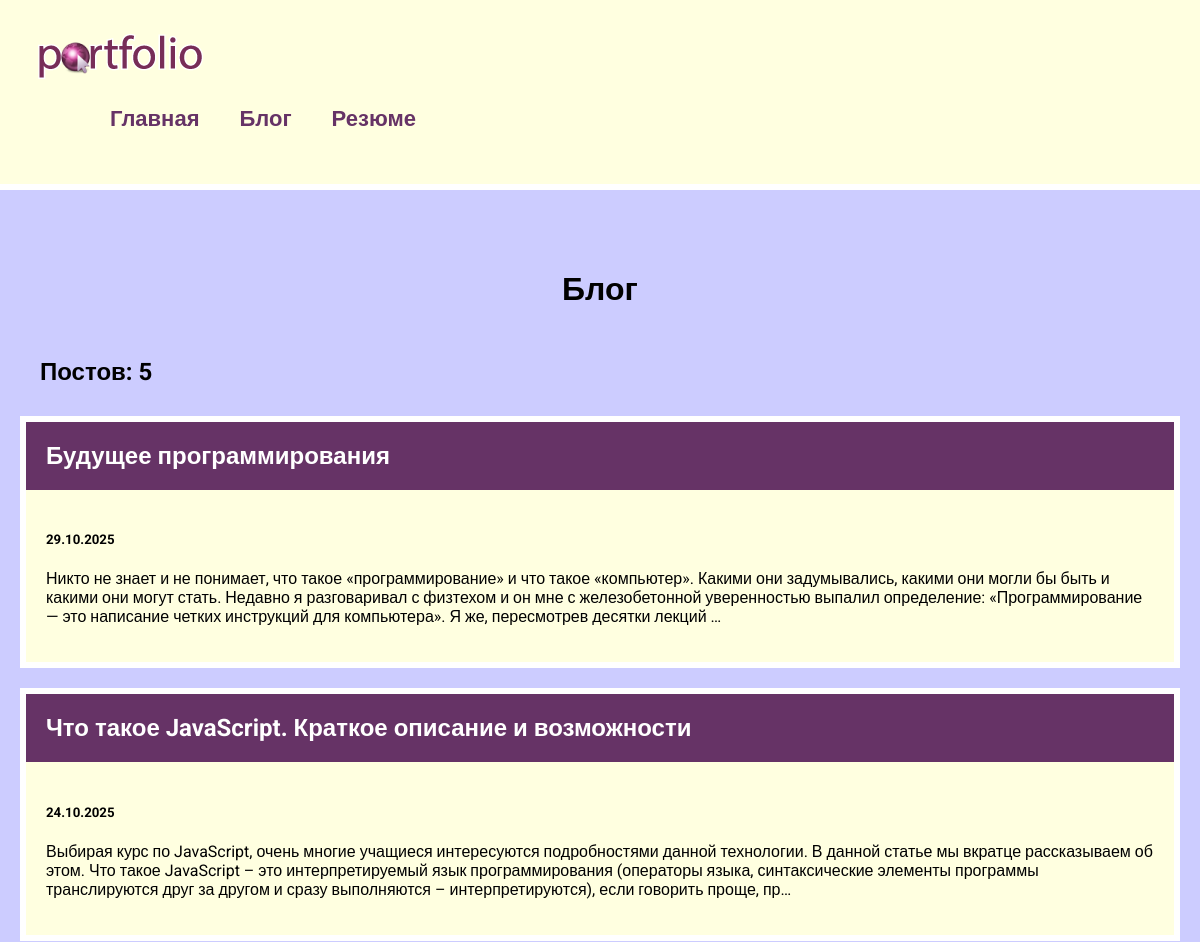
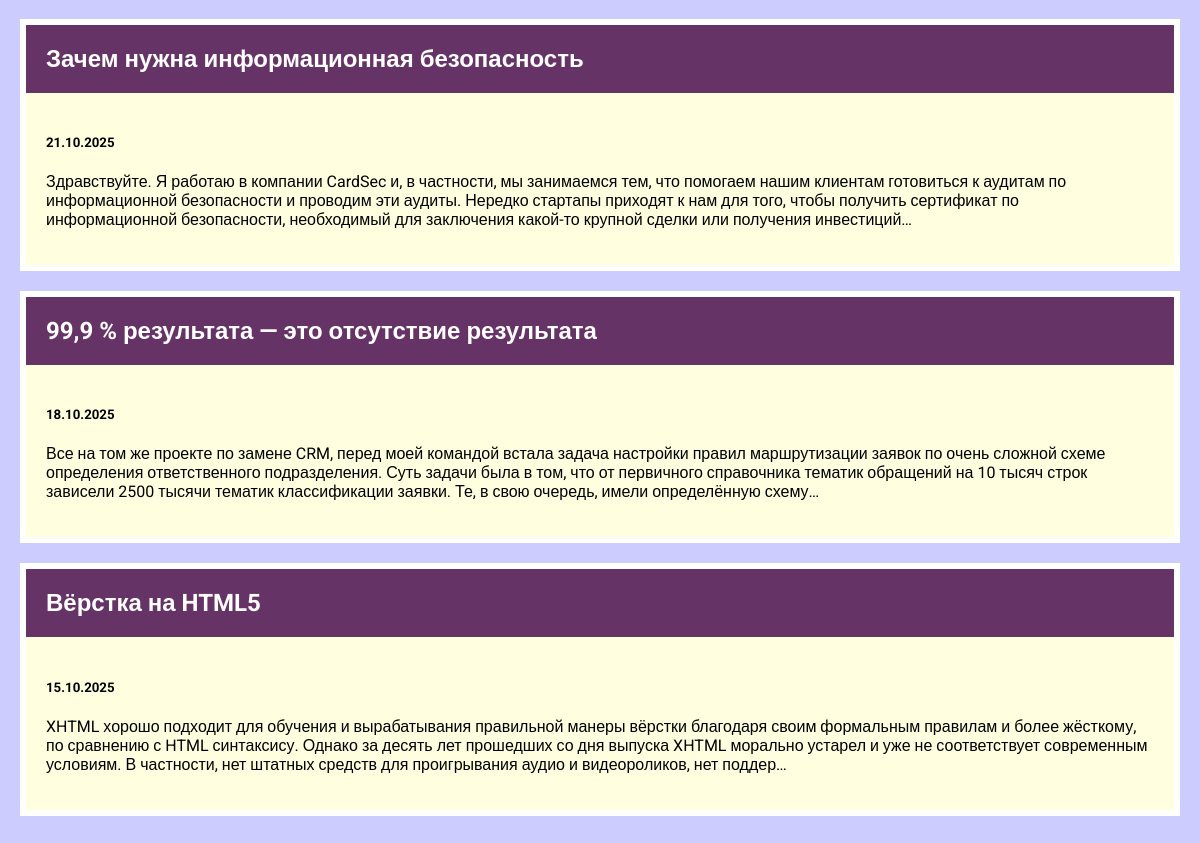
Screenshot of /blog/ with the database file from the repository (2 pictures, top to bottom).
### blog/models.py (models this page shows, shortened)
class Blog(models.Model):
    title = models.CharField(max_length=200)
    description = models.TextField()
    date = models.DateField()

### blog/views.py (the view)
# urls.py: path('', views.blogs, name='blogs'),
def blogs(request):
    blogs = Blog.objects.order_by('-date')
    return render(request, 'blog/blogs.html', {'blogs': blogs})

### blog/templates/blog/blogs.html
{% extends 'skills/base.html' %}
{% block content %}
<h1>Блог</h1>
<h2 class="count">Постов: {{ blogs.count }}</h2>
{% for blog in blogs %}
<div class="element">
    <h2 class="top"><a href="{% url 'detail' blog.id %}">{{ blog.title }}</a></h2>
    <div class="blog_text">
        <h5>{{ blog.date|date:'d.m.Y' }}</h5>
        <p>{{ blog.description|striptags|truncatechars:360 }}</p>
    </div>
</div>
{% endfor %}
{% endblock %}

### skills/static/css/style.css (style rules this page uses)
body { font-family: "Roboto", sans-serif; padding: 0; margin: 0; background: #CCCCFF; }
.element, .cont { background: lightyellow; border: 6px solid #FFF; margin: 20px 0; }
.content h1 { text-align: center; margin: 60px 0 40px }
.top { background: #663366; margin: 0; }
.top a { color: #FFF; padding: 20px; text-decoration: none; display: block; }
.blog_text { padding: 20px; box-sizing: border-box; }
.count { padding: 10px 20px; box-sizing: border-box; }

### rows the page displays
Blog: title "Будущее программирования", date "29.10.2025", description "Никто не знает и не понимает, что такое «программирование» и что такое «компьютер». Какими они задумывались, какими они могли бы быть и какими они могут стать. Недавно я разговаривал с физтехом и он мне с железобетонной уверенностью выпалил определение: «Программирование — это написание четких инструкций для компьютера». Я же, пересмотрев десятки лекций …"
Blog: title "Что такое JavaScript. Краткое описание и возможности", date "24.10.2025", description "Выбирая курс по JavaScript, очень многие учащиеся интересуются подробностями данной технологии. В данной статье мы вкратце рассказываем об этом. Что такое JavaScript – это интерпретируемый язык программирования (операторы языка, синтаксические элементы программы транслируются друг за другом и сразу выполняются – интерпретируются), если говорить проще, пр…"
Blog: title "Зачем нужна информационная безопасность", date "21.10.2025", description "Здравствуйте. Я работаю в компании CardSec и, в частности, мы занимаемся тем, что помогаем нашим клиентам готовиться к аудитам по информационной безопасности и проводим эти аудиты. Нередко стартапы приходят к нам для того, чтобы получить сертификат по информационной безопасности, необходимый для заключения какой-то крупной сделки или получения инвестиций…"
Blog: title "99,9 % результата — это отсутствие результата", date "18.10.2025", description "Все на том же проекте по замене CRM, перед моей командой встала задача настройки правил маршрутизации заявок по очень сложной схеме определения ответственного подразделения. Суть задачи была в том, что от первичного справочника тематик обращений на 10 тысяч строк зависели 2500 тысячи тематик классификации заявки. Те, в свою очередь, имели определённую схему…"
Blog: title "Вёрстка на HTML5", date "15.10.2025", description "XHTML хорошо подходит для обучения и вырабатывания правильной манеры вёрстки благодаря своим формальным правилам и более жёсткому, по сравнению с HTML синтаксису. Однако за десять лет прошедших со дня выпуска XHTML морально устарел и уже не соответствует современным условиям. В частности, нет штатных средств для проигрывания аудио и видеороликов, нет поддер…"

### other values shown
{{ blogs.count }} "5"
